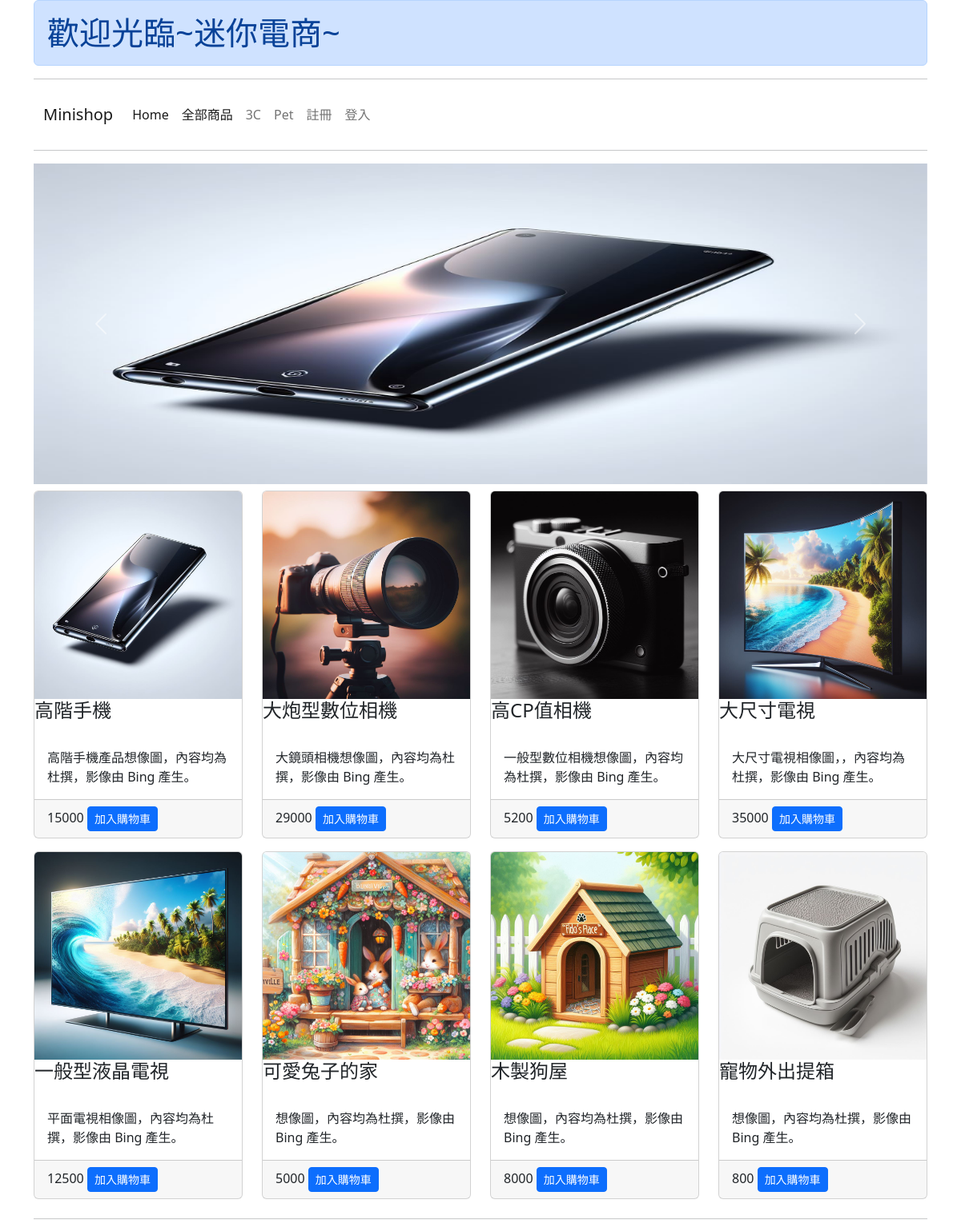
The page / on the database its author committed.
### mysite/models.py (models this page shows, shortened)
class Category(models.Model):
    name = models.CharField(max_length=10)
    description = models.TextField(default="")

class Product(models.Model):
    sku = models.CharField(max_length=10)
    category = models.ForeignKey(Category, on_delete=models.CASCADE)
    name = models.CharField(max_length=20)
    description = models.TextField(default="")
    price = models.IntegerField()
    image = models.ImageField(upload_to="minishop", blank=True, null=True)

### mysite/views.py (the view)
# urls.py: path('', views.index),
def index(request):
    products = Product.objects.all().order_by('category')
    categories = Category.objects.all()
    return render(request, "index.html", locals())

### mysite/templates/index.html (shortened to what this page needs)
{% extends "base.html" %}
{% block title %} 歡迎光臨~迷你電商~ {% endblock %}
{% block content %}
<div id="carouselExample" class="carousel slide">
    <div class="carousel-inner">
      <div class="carousel-item active">
        <img src="{{ products.0.image.url }}" height=400px class="d-block w-100" alt="...">
      </div>
    </div>
    <button class="carousel-control-prev" type="button" data-bs-target="#carouselExample" data-bs-slide="prev">
      <span class="carousel-control-prev-icon" aria-hidden="true"></span>
    </button>
    <button class="carousel-control-next" type="button" data-bs-target="#carouselExample" data-bs-slide="next">
      <span class="carousel-control-next-icon" aria-hidden="true"></span>
    </button>
  </div>
<div class="row">
    {% for item in products %}
        <div class="col-3">
            <div class="card mt-2 mb-2">
                <img class="card-img-top" src="{{ item.image.url }}">
                <div class="card-title">
                    <h4>{{ item.name }}</h4>
                </div>
                <div class="card-body">
                    {{ item.description }}
                </div>
                <div class="card-footer">
                    {{ item.price }}
                    <a class="btn btn-sm btn-primary" href="/cart/add/{{ item.id }}/?next=/">加入購物車</a>
                </div>
            </div>
        </div>
    {% endfor %}
</div>
{% endblock %}

### mysite/templates/base.html (shortened to what this page needs)
<html>
    <head>
        <link rel="stylesheet" href="https://cdn.jsdelivr.net/npm/bootstrap@5.2.3/dist/css/bootstrap.min.css">
        <link rel="stylesheet" href="https://cdn.jsdelivr.net/npm/bootstrap-icons@1.3.0/font/bootstrap-icons.css">
    </head>
    <body>
      <div class="container">
        <h1 class="alert alert-primary">{% block title %}{% endblock %}</h1>
        <hr>
        {% include "menu.html" %}
        <hr>
        {% block content %} {% endblock %}
        <hr>
      </div>
    </body>
</html>

### mysite/templates/menu.html (shortened to what this page needs)
<nav class="navbar navbar-expand-lg bg-body-tertiary">
    <div class="container-fluid">
      <a class="navbar-brand" href="#">Minishop</a>
      <div class="collapse navbar-collapse" id="navbarNavAltMarkup">
        <div class="navbar-nav">
          <a class="nav-link active" aria-current="page" href="/">Home</a>
          <a class="nav-link active" aria-current="page" href="/category/">全部商品</a>
          {% for item in categories %}
            <a class="nav-link" href="/category/{{ item.id }}/">{{ item.name }}</a>
          {% endfor %}
          {% if request.user.is_authenticated %}
          <a class="nav-link" href="/cart/">購物車</a>
          <a class="nav-link" href="/profile/">個人帳戶</a>
          <a class="nav-link" href="/accounts/logout/?next=/">登出</a>
          {% else %}
          <a class="nav-link" href="/accounts/register/">註冊</a>
          <a class="nav-link" href="/accounts/login/">登入</a>
          {% endif %}
        </div>
      </div>
    </div>
  </nav>

### rows shown on the page
Category: name "3C"
Category: name "Pet"
Product: image (picture), name "高階手機", description "高階手機產品想像圖，內容均為杜撰，影像由 Bing 產生。", price "15000"
Product: image (picture), name "大炮型數位相機", description "大鏡頭相機想像圖，內容均為杜撰，影像由 Bing 產生。", price "29000"
Product: image (picture), name "高CP值相機", description "一般型數位相機想像圖，內容均為杜撰，影像由 Bing 產生。", price "5200"
Product: image (picture), name "大尺寸電視", description "大尺寸電視相像圖，，內容均為杜撰，影像由 Bing 產生。", price "35000"
Product: image (picture), name "一般型液晶電視", description "平面電視相像圖，內容均為杜撰，影像由 Bing 產生。", price "12500"
Product: image (picture), name "可愛兔子的家", description "想像圖，內容均為杜撰，影像由 Bing 產生。", price "5000"
Product: image (picture), name "木製狗屋", description "想像圖，內容均為杜撰，影像由 Bing 產生。", price "8000"
Product: image (picture), name "寵物外出提箱", description "想像圖，內容均為杜撰，影像由 Bing 產生。", price "800"
